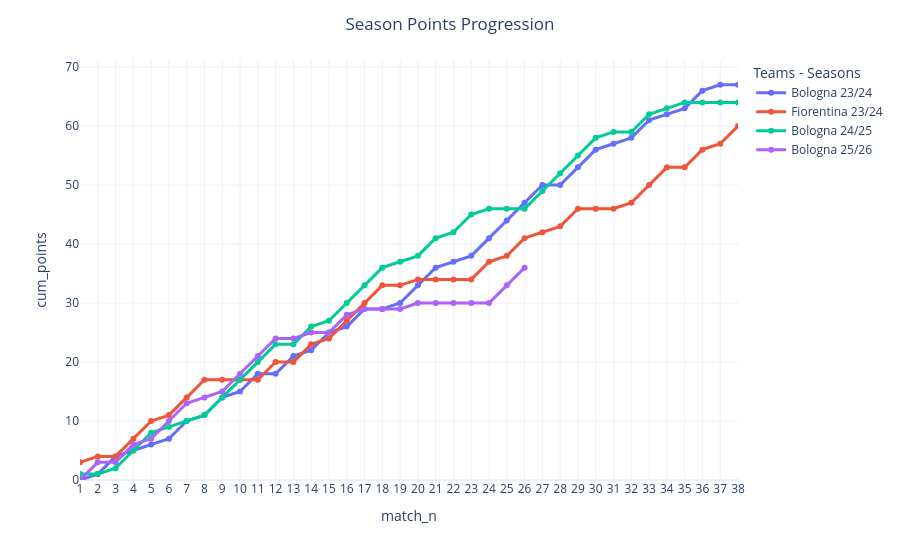

The cell this chart's notebook holds for it:
### Code cell
fig = px.line(
    combined,
    x="match_n",
    y="cum_points",
    color="label",
    markers=True
)

fig.update_traces(line=dict(width=3))

fig.update_layout(
    template="plotly_white",
    title="Season Points Progression",
    title_x=0.5,
    hovermode="x unified",
    xaxis=dict(
        dtick=1,
        range=[1, 38]
    ),
    yaxis=dict(
        rangemode="tozero"
    ),
    legend_title="Teams - Seasons"
)

fig.show()

### Figure 1 — Plotly figure (JSON) as saved in the notebook; plotly's stock layout.template omitted (floating-point values rounded to 4 significant figures)
{"data": [{"hovertemplate": "label=Bologna 23/24<br>match_n=%{x}<br>cum_points=%{y}<extra></extra>", "legendgroup": "Bologna 23/24", "line": {"color": "#636efa", "dash": "solid", "width": 3}, "marker": {"symbol": "circle"}, "mode": "lines+markers", "name": "Bologna 23/24", "orientation": "v", "showlegend": true, "type": "scatter", "x": [1, 2, 3, 4, 5, 6, 7, 8, 9, 10, 11, 12, 13, 14, 15, 16, 17, 18, 19, 20, 21, 22, 23, 24, 25, 26, 27, 28, 29, 30, 31, 32, 33, 34, 35, 36, 37, 38], "xaxis": "x", "y": [0, 1, 4, 5, 6, 7, 10, 11, 14, 15, 18, 18, 21, 22, 25, 26, 29, 29, 30, 33, 36, 37, 38, 41, 44, 47, 50, 50, 53, 56, 57, 58, 61, 62, 63, 66, 67, 67], "yaxis": "y"}, {"hovertemplate": "label=Fiorentina 23/24<br>match_n=%{x}<br>cum_points=%{y}<extra></extra>", "legendgroup": "Fiorentina 23/24", "line": {"color": "#EF553B", "dash": "solid", "width": 3}, "marker": {"symbol": "circle"}, "mode": "lines+markers", "name": "Fiorentina 23/24", "orientation": "v", "showlegend": true, "type": "scatter", "x": [1, 2, 3, 4, 5, 6, 7, 8, 9, 10, 11, 12, 13, 14, 15, 16, 17, 18, 19, 20, 21, 22, 23, 24, 25, 26, 27, 28, 29, 30, 31, 32, 33, 34, 35, 36, 37, 38], "xaxis": "x", "y": [3, 4, 4, 7, 10, 11, 14, 17, 17, 17, 17, 20, 20, 23, 24, 27, 30, 33, 33, 34, 34, 34, 34, 37, 38, 41, 42, 43, 46, 46, 46, 47, 50, 53, 53, 56, 57, 60], "yaxis": "y"}, {"hovertemplate": "label=Bologna 24/25<br>match_n=%{x}<br>cum_points=%{y}<extra></extra>", "legendgroup": "Bologna 24/25", "line": {"color": "#00cc96", "dash": "solid", "width": 3}, "marker": {"symbol": "circle"}, "mode": "lines+markers", "name": "Bologna 24/25", "orientation": "v", "showlegend": true, "type": "scatter", "x": [1, 2, 3, 4, 5, 6, 7, 8, 9, 10, 11, 12, 13, 14, 15, 16, 17, 18, 19, 20, 21, 22, 23, 24, 25, 26, 27, 28, 29, 30, 31, 32, 33, 34, 35, 36, 37, 38], "xaxis": "x", "y": [1, 1, 2, 5, 8, 9, 10, 11, 14, 17, 20, 23, 23, 26, 27, 30, 33, 36, 37, 38, 41, 42, 45, 46, 46, 46, 49, 52, 55, 58, 59, 59, 62, 63, 64, 64, 64, 64], "yaxis": "y"}, {"hovertemplate": "label=Bologna 25/26<br>match_n=%{x}<br>cum_points=%{y}<extra></extra>", "legendgroup": "Bologna 25/26", "line": {"color": "#ab63fa", "dash": "solid", "width": 3}, "marker": {"symbol": "circle"}, "mode": "lines+markers", "name": "Bologna 25/26", "orientation": "v", "showlegend": true, "type": "scatter", "x": [1, 2, 3, 4, 5, 6, 7, 8, 9, 10, 11, 12, 13, 14, 15, 16, 17, 18, 19, 20, 21, 22, 23, 24, 25, 26], "xaxis": "x", "y": [0, 3, 3, 6, 7, 10, 13, 14, 15, 18, 21, 24, 24, 25, 25, 28, 29, 29, 29, 30, 30, 30, 30, 30, 33, 36], "yaxis": "y"}], "layout": {"hovermode": "x unified", "legend": {"title": {"text": "Teams - Seasons"}, "tracegroupgap": 0}, "margin": {"t": 60}, "title": {"text": "Season Points Progression", "x": 0.5}, "xaxis": {"anchor": "y", "domain": [0, 1], "dtick": 1, "range": [1, 38], "title": {"text": "match_n"}}, "yaxis": {"anchor": "x", "domain": [0, 1], "rangemode": "tozero", "title": {"text": "cum_points"}}}}
